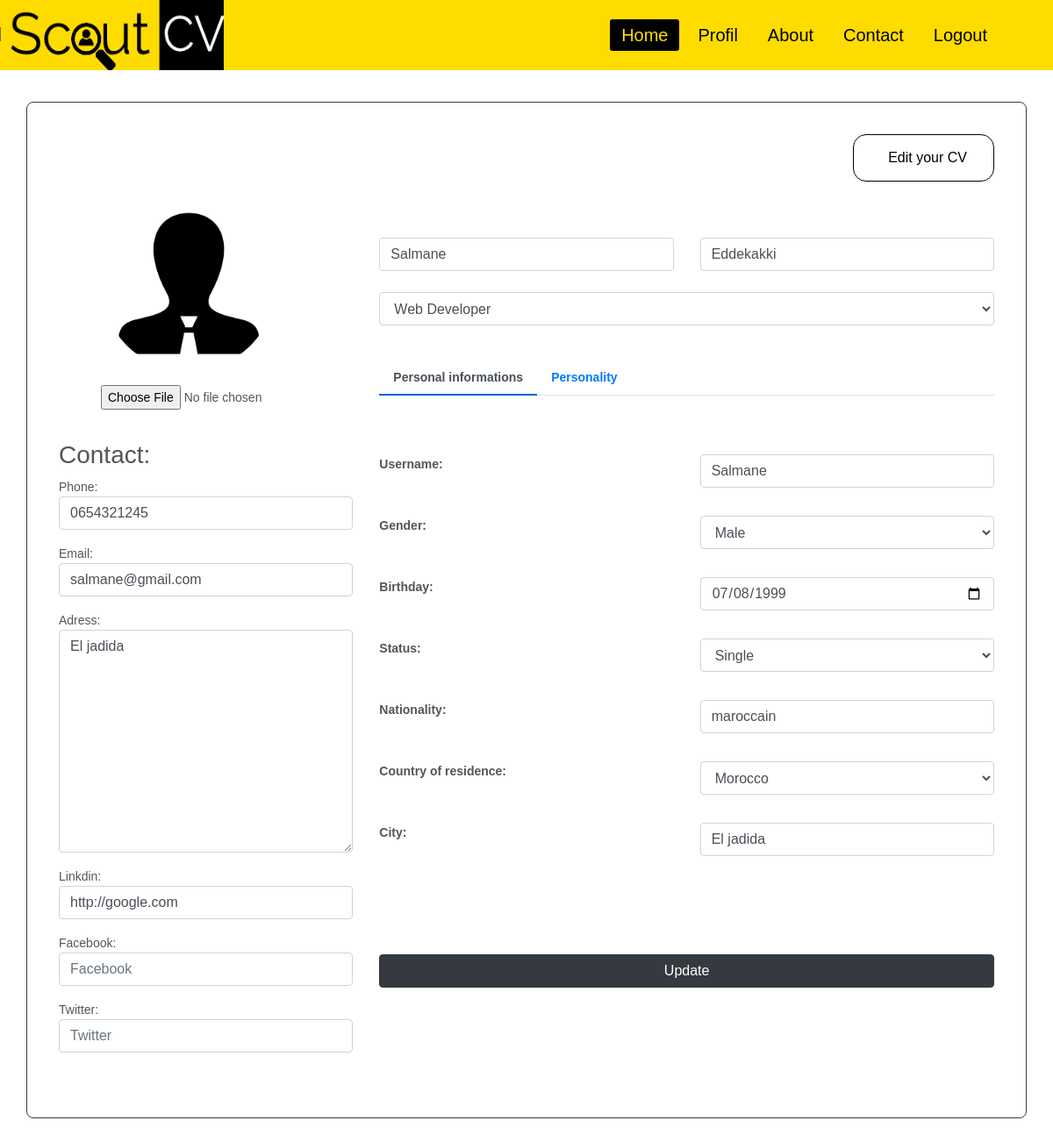
The app's page /updateprofil/ (signed in), older data.
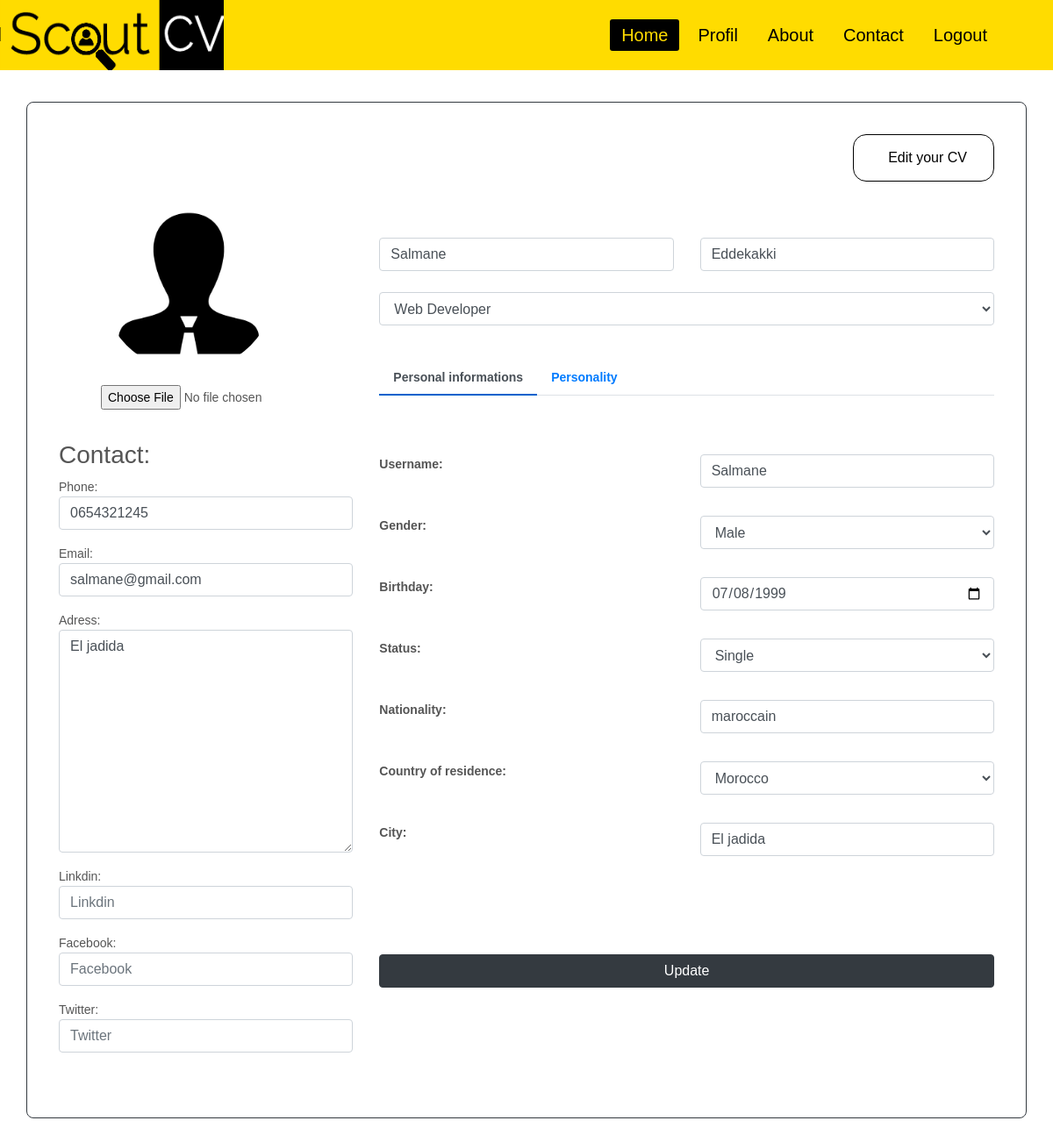
The same page, newer data.
### Candidat/models.py (models this page shows, shortened)
class Profil(models.Model):
    SEX = (
        ('', '(Gender)'),
        ('Male','Male'),
        ('Female','Female'),
    )
    STATUS = (
        ('', '(Status)'),
        ('Single','Single'),
        ('Married','Married'),
        ('Widowed','Widowed'),
        ('Divorced','Divorced'),
    )
    user = models.OneToOneField(User, null =True,on_delete=models.CASCADE , default="images/user.png")
    profil_pic = models.ImageField(null=True, blank=True)
    nom = models.CharField(max_length=20 ,null=True)
    prenom = models.CharField(max_length=20 ,null=True)
    date_n = models.DateField(null=True, blank=True)
    sex = models.CharField(max_length=6,choices=SEX ,null=True , blank=True)
    status = models.CharField(max_length=12,choices=STATUS ,null=True , blank=True)
    nationalite = models.CharField(max_length=20 ,null=True, blank=True)
    pays = CountryField(blank_label='(Country)' ,null=True, blank=True)
    ville = models.CharField(max_length=20 ,null=True, blank=True)
    telephone = models.CharField(max_length=20 ,null=True, blank=True)
    poste = models.ForeignKey(Poste, on_delete=models.DO_NOTHING, null=True,blank=True)
    adresse = models.TextField(null=True,blank=True)
    linkdin = models.URLField(max_length=200,null=True,blank=True)
    facebook = models.URLField(max_length=200,null=True,blank=True)
    twitter = models.URLField(max_length=200,null=True,blank=True)
    nbr_annee = models.IntegerField(null = True , default=0,blank=True)
    type_diplome = models.CharField(max_length=20 ,null=True)

### Candidat/decorators.py (the view)
        def wrapper_func(request, *args, **kwargs):
            group = None
            if request.user.groups.exists():
                group = request.user.groups.all()[0].name
            if group in allowed_roles:
                return view_func(request,*args, **kwargs)
            else:
                return redirect('profilEntr')

### Candidat/forms.py
class EmailUsenameUpdateForm(forms.ModelForm):
    class Meta:
        model = User
        fields = ['username','email']
        widgets = {
            'username' : forms.TextInput(attrs={'class':'form-control', 'placeholder':'Username'}),
            'email' : forms.EmailInput(attrs={'class':'form-control', 'placeholder':'Email'}),
        }

### Candidat/views.py (called while the page is built)
@login_required(login_url='login')
@allowed_users(allowed_roles=['Candidat'])
def updateProfil(request):
    profil = request.user.profil
    user = request.user
    try:
        score = ScorePersonalite.objects.get(Profil=profil)
    except:
        score = None
    formUser = EmailUsenameUpdateForm(instance=user)
    form = CreateProfil(instance=profil)
    if request.method == 'POST':
        formUser = EmailUsenameUpdateForm(request.POST,instance=user)
        form = CreateProfil(request.POST, request.FILES, instance=profil)
        if form.is_valid() and formUser.is_valid():
            formUser.save()
            form.save()
    context={
        'form':form,
        'formUser' :formUser,
        'score' : score
    }
    return render(request,'candidat/update-profil-personel.html',context)

### Entreprise/models.py (called while the page is built)
    def __str__(self):
        return self.poste_n

### templates/candidat/update-profil-personel.html (shortened to what this page needs)
{% extends "base.html" %}
{% load static %}
{% block style %}
<link rel="stylesheet" href="{% static 'css/update-profil-personel.css' %}">
{% endblock style %}
{% block content %}
<div class="container emp-profile border border-dark">
    <form method="POST" action="" enctype="multipart/form-data">
        <div class="row mb-3">
            <div class="col">
                <a href="{% url 'profil' %}" style="float:right"  class="btn btn-md btn-success smoothScroll wow fadeInUp" data-wow-delay="0.4s"><span>Edit your CV</span></a>
            </div>
        </div>
        <div class="row mb-3">
            <div class="col-md-4">
                <div class="profile-img">
                    <div class="row ml-5">
                        {% if request.user.profil.profil_pic.url is not None %}
                        <img src="{{ request.user.profil.profil_pic.url }}" alt="" />
                        {% else %}
                        <img src="{% static 'images/user.png' %}" alt="" />
                        {% endif %}
                    </div>
                    <div class="row ml-5 mt-3">
                        {{ form.profil_pic }}
                    </div>
                </div>
            </div>
            <div class="col-md-8 mt-5">
                <div class="profile-head">
                    <div class="row">
                        <div class="col">
                            {{ form.nom }}
                        </div>
                        <div class="col">
                            {{ form.prenom }}
                        </div>
                    </div>
                    <div class="row mt-4">
                        <div class="col">
                            {{ form.poste }}
                        </div>
                    </div>
                    <ul class="nav nav-tabs mt-3" id="myTab" role="tablist">
                        <li class="nav-item">
                            <a class="nav-link active" id="home-tab" data-toggle="tab" href="#home" role="tab"
                                aria-controls="home" aria-selected="true">Personal informations</a>
                        </li>
                        <li class="nav-item">
                            <a class="nav-link" id="profile-tab" data-toggle="tab" href="#profile" role="tab"
                                aria-controls="profile" aria-selected="false">Personality</a>
                        </li>
                    </ul>
                </div>
            </div>
        </div>
        <div class="row">
            <div class="col-md-4 ">
                <h3>Contact:</h3>
                <p>Phone: {{ form.telephone }}</p>
                <p>Email: {{ formUser.email }}</p>
                <p>Adress: {{ form.adresse }}</p>
                <p>Linkdin: {{ form.linkdin }}</p>
                <p>Facebook: {{ form.facebook }}</p>
                <p>Twitter: {{ form.twitter }}</p>
            </div>
            <div class="col-md-8">
                <div class="tab-content profile-tab" id="myTabContent">
                    <div class="tab-pane fade show active" id="home" role="tabpanel" aria-labelledby="home-tab">
                        <div class="row mt-3">
                            <div class="col-md-6">
                                <label>Username:</label>
                            </div>
                            <div class="col-md-6">
                                <p>{{ formUser.username }}</p>
                            </div>
                        </div>
                        <div class="row mt-3">
                            <div class="col-md-6">
                                <label>Gender:</label>
                            </div>
                            <div class="col-md-6">
                                <p>{{ form.sex }}</p>
                            </div>
                        </div>
                        <div class="row mt-3">
                            <div class="col-md-6">
                                <label>Birthday:</label>
                            </div>
                            <div class="col-md-6">
                                <p>{{ form.date_n }}</p>
                            </div>
                        </div>
                        <div class="row mt-3">
                            <div class="col-md-6">
                                <label>Status:</label>
                            </div>
                            <div class="col-md-6">
                                <p>{{ form.status }}</p>
                            </div>
                        </div>
                        <div class="row mt-3">
                            <div class="col-md-6">
                                <label>Nationality:</label>
                            </div>
                            <div class="col-md-6">
                                <p>{{ form.nationalite }}</p>
                            </div>
                        </div>
                        <div class="row mt-3">
                            <div class="col-md-6">
                                <label>Country of residence:</label>
                            </div>
                            <div class="col-md-6">
                                <p>{{ form.pays }}</p>
                            </div>
                        </div>
                        <div class="row mt-3">
                            <div class="col-md-6">
                                <label>City:</label>
                            </div>
                            <div class="col-md-6">
                                <p>{{ form.ville }}</p>
                            </div>
                        </div>
                        <div class="row mt-5">
                            <div class="col">
                                <input type="submit" class="btn btn-dark btn-block button-hover mt-5"
                                    name="UpdateProfil" value="Update" />
                            </div>
                        </div>
                    </div>
                </div>
            </div>
        </div>
    </form>
    <br>
    {% include 'bg-Candidat.html' %}
</div>
{% endblock content %}

### templates/base.html (shortened to what this page needs)
{% load static %}
<!DOCTYPE html>
<html lang="en">
<head>
    <link rel="stylesheet" href="https://cdnjs.cloudflare.com/ajax/libs/font-awesome/4.7.0/css/font-awesome.min.css">
    <link rel="stylesheet" href="https://maxcdn.bootstrapcdn.com/bootstrap/4.5.0/css/bootstrap.min.css">
    <link rel="stylesheet" href="{% static 'css/animate.min.css' %}">
    <link rel="stylesheet" href="{% static 'css/vegas.min.css' %}">
    {% block style %}
    {% endblock %}
    <link rel="stylesheet" href="{% static 'css/nav-bar.css' %}">
    <link rel="stylesheet" href="{% static 'css/footer.css' %}">
</head>
<body>
    {% include 'nav-bar.html' %}
    {% block content %}
    {% endblock %}
</body>
</html>

### templates/nav-bar.html (shortened to what this page needs)
{% load static %}
<nav id="navbar">
    <a class="logo" href="{% url 'index' %}"><img src='{% static "images/ScoutIT.png" %}' style="height:80px; width:255px;"></a>
    <ul>
        <li><a class="active" href="{% url 'index' %}">Home</a></li>
        {% if user.is_authenticated %}
        <li><a href="{% url 'profil' %}">Profil</a></li>
        {% endif %}
        <li><a href="{% url 'about' %}">About</a></li>
        <li><a href="{% url 'contact' %}">Contact</a></li>
        <li class="nav-item">
            {% if user.is_authenticated %}
            <a href="{% url 'logout' %}" class="logout">Logout</a> {% else %}
            <a href="{% url 'login' %}">Login</a> {% endif %}
        </li>
    </ul>
</nav>

### templates/bg-Candidat.html (shortened to what this page needs)
<ul class="circles">
</ul>

### static/css/update-profil-personel.css (style rules this page uses)
body { margin: 0; font-family: raleway, sans-serif; font-size: 14px; line-height: 22px; color: #555555; }
.emp-profile { padding: 3%; margin-top: 3%; margin-bottom: 3%; border-radius: 0.5rem; background: #fff; }
.profile-img { text-align: center; }
.profile-img img { width:200px; height: 200px; border-radius: 50%; }
.profile-head .nav-tabs { margin-bottom:5%; }
.profile-head .nav-tabs .nav-link { font-weight:600; border: none; }
.profile-head .nav-tabs .nav-link.active { border: none; border-bottom:2px solid #0062cc; }
.profile-tab label { font-weight: 600; }
.profile-tab p { font-weight: 600; color: #0062cc; }
.btn-success { background: #ffffff; border-color: transparent; text-align: center; border-radius: 15px; color: black; position:relative; border:1px solid black; padding: 14px 30px; -webkit-transition: all 0.6s ease-in-out; transition: all 0.6s ease-in-out; }
.btn-success span:before { content: '\00ab'; position: relative; opacity: 0; top: 0; left: -20px; transition: 0.5s; }

### static/css/nav-bar.css (style rules this page uses)
* { margin: 0; padding: 0; box-sizing: border-box; list-style: none; text-decoration: none; }
nav { background: #FFDC00; height: 80px; width: 100%; transition: top 0.5s; z-index: -1; }
nav ul { float: right; margin-right: 60px; }
nav ul li { display: inline-block; line-height: 80px; margin: 0 2px; }
nav ul li a { color: black; font-weight: 500; font-size: 20px; padding: 7px 13px; border-radius: 3px; }
a.active { background: black; color: #FFDC00; transition: .5s; }

### templates/bg-Candidat.html (style rules this page uses)
.circles { position: absolute; top: 0; left: 0; width: 100%; height: 100%; overflow:hidden; z-index: -1; }

Row changes from the older to the newer data that the page shows:
changed Profil "Salmane": linkdin "http://google.com" → (not shown)
